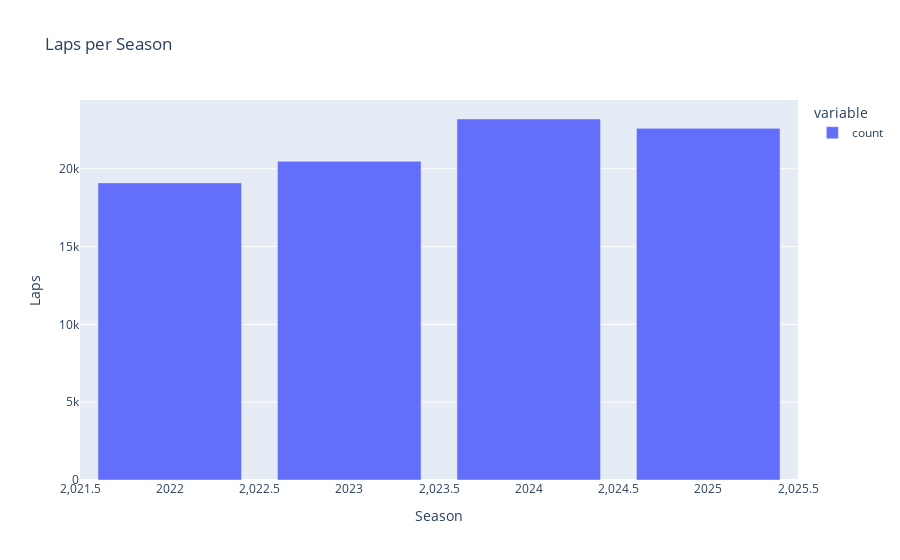

Notebook cell for this chart:
### Markdown cell above
## Schnelluebersicht
Kurze Fakten zu Umfang, Saisons und Datenstruktur.

### Code cell
season_counts = df['Season'].value_counts().sort_index()
fig = px.bar(season_counts, title='Laps per Season', labels={'index':'Season','value':'Laps'})
fig

### Figure 1 — Plotly figure (JSON) as saved in the notebook; plotly's stock layout.template omitted (floating-point values rounded to 4 significant figures)
{"data": [{"hovertemplate": "variable=count<br>Season=%{x}<br>Laps=%{y}<extra></extra>", "legendgroup": "count", "marker": {"color": "#636efa", "pattern": {"shape": ""}}, "name": "count", "orientation": "v", "showlegend": true, "textposition": "auto", "type": "bar", "x": [2022, 2023, 2024, 2025], "xaxis": "x", "y": [19093, 20478, 23199, 22597], "yaxis": "y"}], "layout": {"barmode": "relative", "legend": {"title": {"text": "variable"}, "tracegroupgap": 0}, "title": {"text": "Laps per Season"}, "xaxis": {"anchor": "y", "domain": [0, 1], "title": {"text": "Season"}}, "yaxis": {"anchor": "x", "domain": [0, 1], "title": {"text": "Laps"}}}}
